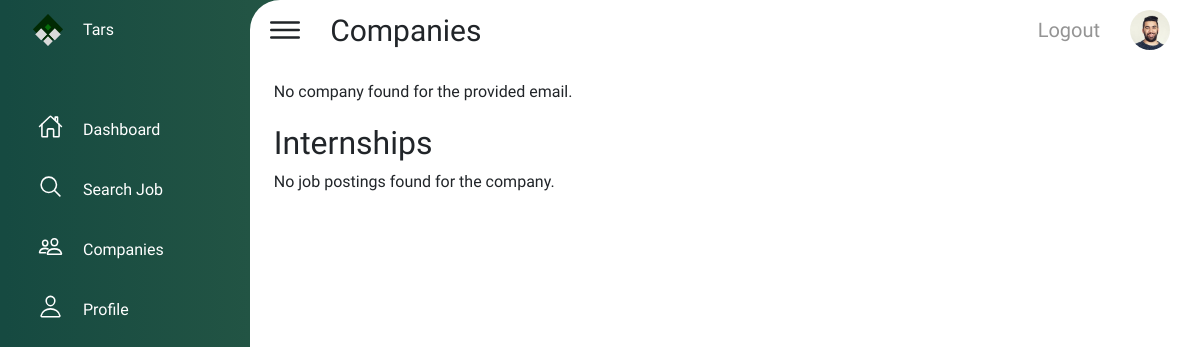
Before: /student/student_companies_profile.php?email=chamodlaffkshitha666@gmail.com with the older database file.
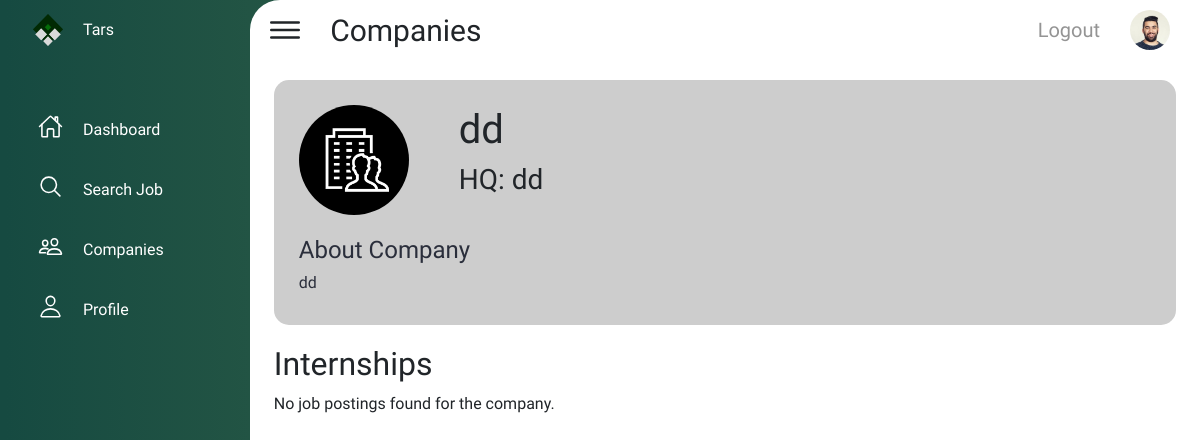
After: the same page with the newer database file.
### tables this page shows
CREATE TABLE `company_info` (
  `id` int(255) NOT NULL,
  `email` varchar(255) NOT NULL,
  `password` varchar(255) NOT NULL,
  `name` varchar(255) NOT NULL,
  `type` varchar(255) NOT NULL,
  `location` varchar(255) NOT NULL,
  `com_email` varchar(255) NOT NULL,
  `about` varchar(255) NOT NULL,
  `linkedin` varchar(255) NOT NULL,
  `twitter` varchar(255) NOT NULL
);

### student/student_companies_profile.php (the view, shortened to what the changed rows need)
<!DOCTYPE html>
<html lang="en">
<head>
    <link rel="stylesheet" href="../lib/style/student_dash.css">
    <link href="https://cdn.jsdelivr.net/npm/bootstrap@5.0.2/dist/css/bootstrap.min.css" rel="stylesheet"
>
</head>
<body>
    <div class="container1">
        <div class="main">
            <div class="topbar">
                <div class="toggle">
                </div>
                <div class="topic">
                </div>
                <div class="sec-1">
                </div>
            </div>
            <div class="marg">
                <?php
                if (isset($_GET['email'])) {
                    $emailget = $_GET['email'];
                } else {
                    echo "Email parameter is missing.";
                }
                $DATABASE_HOST = 'localhost';
                $DATABASE_USER = 'root';
                $DATABASE_PASS = '';
                $DATABASE_NAME = 'tars_db';
                $con = mysqli_connect($DATABASE_HOST, $DATABASE_USER, $DATABASE_PASS, $DATABASE_NAME);
                $sql2 = "SELECT * FROM company_info WHERE email = ?";
                $stmt2 = $con->prepare($sql2);
                $stmt2->bind_param('s', $emailget);
                $stmt2->execute();
                $result2 = $stmt2->get_result();
                if ($result2 && mysqli_num_rows($result2) > 0) {
                    $row1 = mysqli_fetch_assoc($result2);
                    echo '<div class="company-det">';
                    echo '<img src="../images/Group 105.png" alt="comp logo">';
                    echo '<div class="comp-name">';
                    echo '<h1>' . $row1['name'] . '</h1>';
                    echo '<h3>HQ: ' . $row1['location'] . '</h3>';
                    echo '</div>';
                    echo '<div class="comp-about">';
                    echo '<h4>About Company</h4>';
                    echo '<h6>' . $row1['about'] . '</h6>';
                    echo '</div>';
                    echo '</div>';
                } else {
                    echo "<tr><td colspan='4'>No company found for the provided email.</td></tr>";
                }
                ?>
                <h2>Internships</h2>
                <div class="intern-sec">
                </div>
            </div>
        </div>
    </div>
</body>
</html>

Changed rows visible on the page:
added company_info: name "dd", location "dd", about "dd"
Other visible differences:
text no longer shown: "No company found for the provided email."
text now shown: "HQ: About Company"
